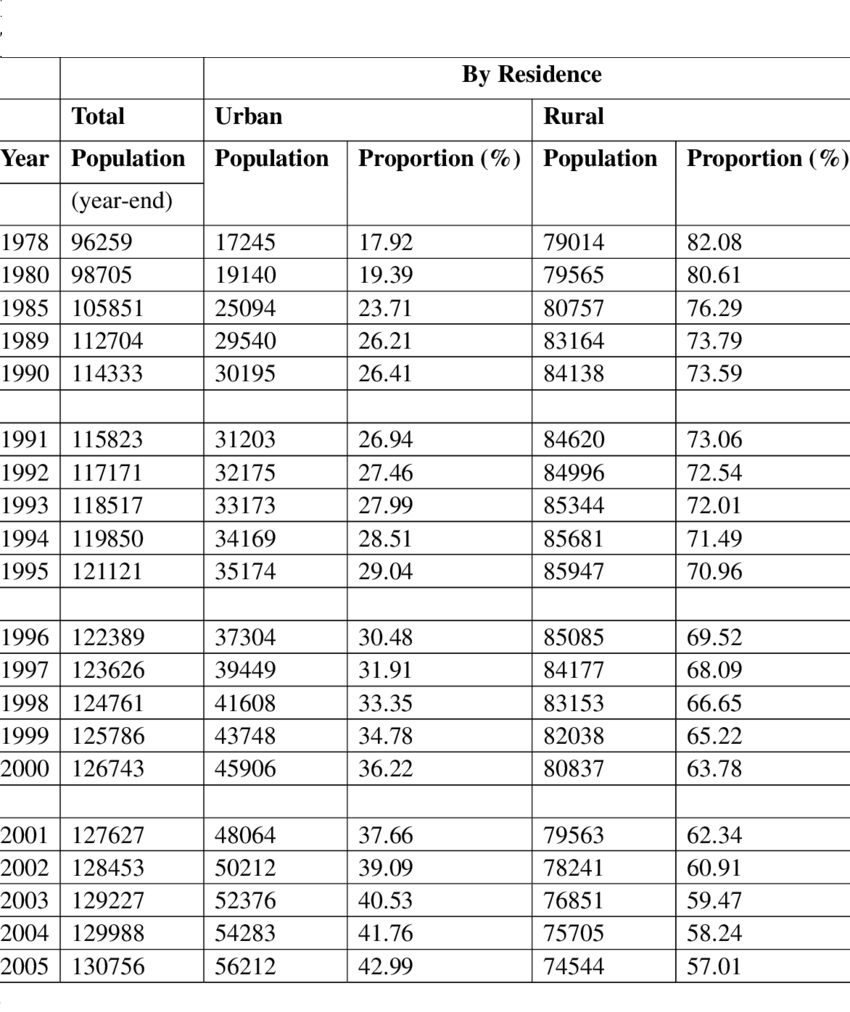
#> input picture assets/test.png, 850 x 1012 px, found by its file name
$ python vision_image_to_word_cpy.py
#> lines starting #> are read from the running program, lines starting #| are printed output that depends on the picture; after the words box and inside, x2 and y2 are one past the last pixel; in counts of white or black regions, pixels touching at a corner belong together
import cv2
import pytesseract
import numpy as np
pytesseract.pytesseract.tesseract_cmd=r'C:\\Program Files\\Tesseract-OCR\\tesseract.exe'
imageName='test.png'
img=cv2.imread(imageName)
#> img is the input picture: shape (1012, 850, 3); min 0, max 255, mean 234.6
if(img is not None):
    cv2.namedWindow('tune', flags=1)
    lineTune=100
    cl=100
    ch=100
    aperture=1


    gray = cv2.cvtColor(img,cv2.COLOR_BGR2GRAY)
    edges = None
    lines = None
    def onChange(a):
#> called with a = 0
        print('sdsndn')
        edges = cv2.Canny(gray,100,100,apertureSize = 3)
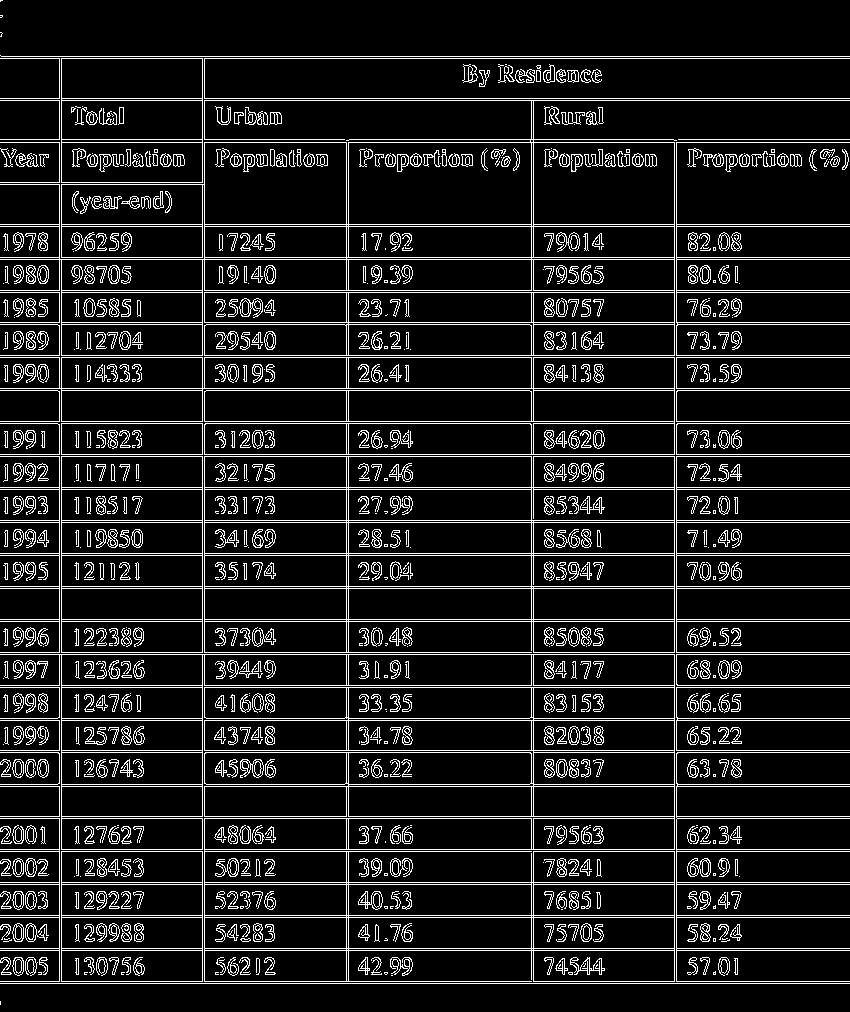
#> edges: shape (1012, 850); 11.4% white in thin lines or dots
        lines = cv2.HoughLines(edges,1,np.pi/180, 300)
#> lines = 69 rows, first 8: [61, 0], [202, 0], [204, 0], [59, 0], [533, 0], [531, 0], [983, 1.57], [56, 1.57]
        if lines is not None:
            img=cv2.imread(imageName)
            for el in lines:
                for r,theta in el:

                    # Stores the value of cos(theta) in a
                    a = np.cos(theta)

                    # Stores the value of sin(theta) in b
                    b = np.sin(theta)

                    # x0 stores the value rcos(theta)
                    x0 = a*r

                    # y0 stores the value rsin(theta)
                    y0 = b*r

                    # x1 stores the rounded off value of (rcos(theta)-1000sin(theta))
                    x1 = int(x0 + 1000*(-b))

                    # y1 stores the rounded off value of (rsin(theta)+1000cos(theta))
                    y1 = int(y0 + 1000*(a))

                    # x2 stores the rounded off value of (rcos(theta)+1000sin(theta))
                    x2 = int(x0 - 1000*(-b))

                    # y2 stores the rounded off value of (rsin(theta)-1000cos(theta))
                    y2 = int(y0 - 1000*(a))

                    # cv2.line draws a line in img from the point(x1,y1) to (x2,y2).
                    # (0,0,255) denotes the colour of the line to be
                    #drawn. In this case, it is red.
                    cv2.line(img,(x1,y1), (x2,y2), (255,255,255),2)
#> this loop made 69 passes
#> el on passes 1 to 12: [[61, 0]], [[202, 0]], [[204, 0]], [[59, 0]], [[533, 0]], [[531, 0]], [[983, 1.57]], [[56, 1.57]], [[259, 1.57]], [[388, 1.57]], [[654, 1.57]], [[58, 1.57]]
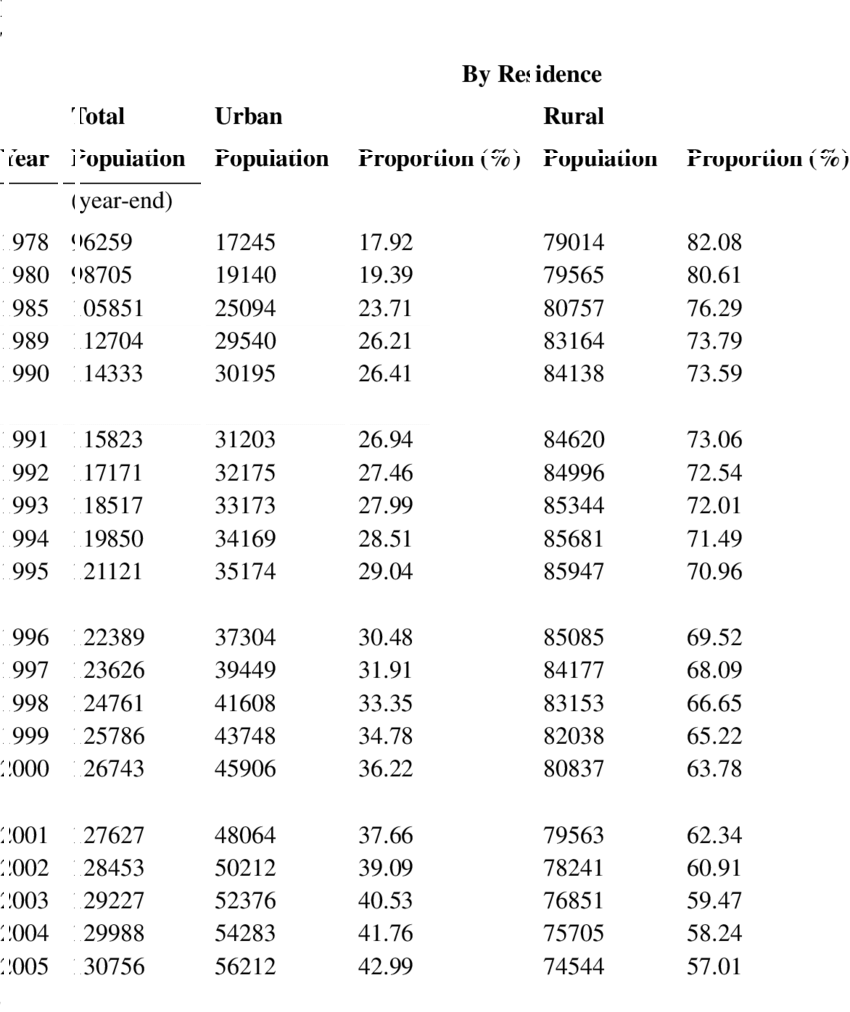
#> img: shape (1012, 850, 3); 9.96% of pixels changed, all inside (x1, y1, x2, y2) = (0, 55, 850, 984)
            cv2.imshow("edgeImage",edges)
            cv2.imshow("imgage",img)
    onChange(0)
    onChange(0)
#> the loop in onChange (call 2), `for el in lines:` made 69 passes
    cv2.imshow("imgage",img)
    while(1):
        if cv2.waitKey(1) & 0xFF == ord('q'):
#> (key q is pressed here)
            break

    cv2.destroyAllWindows()
#> (the run stopped early here; a loop or call above may not have finished)

$ run again, with assets/young1.png copied over assets/test.png
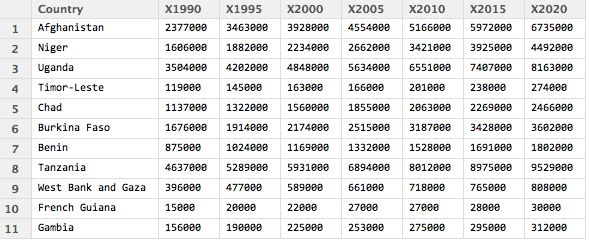
#> input picture assets/young1.png, 590 x 240 px, found by its file name
#> img is the input picture: shape (240, 590, 3); mean B, G, R 230.8, 230.6, 230.5
#> `gray = cv2.cvtColor(img,cv2.COLOR_BGR2GRAY)`:
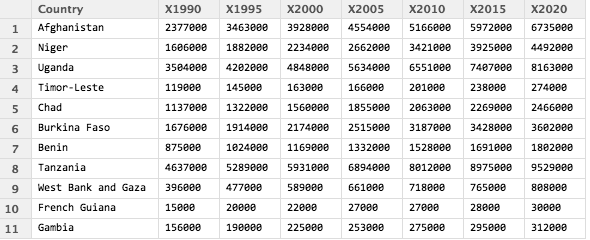
#> gray: shape (240, 590); min 0, max 255, mean 230.6
#> in onChange, `edges = cv2.Canny(gray,100,100,apertureSize = 3)`:
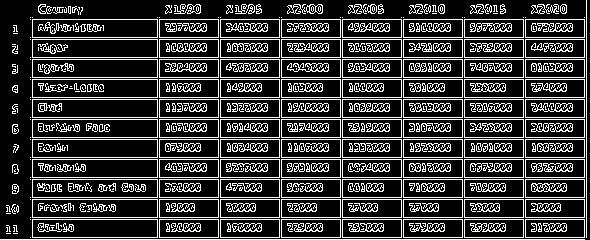
#> edges: shape (240, 590); 22.7% white in thin lines or dots
#> lines = 23 rows, first 8: [239, 1.57], [19, 1.57], [37, 1.57], [39, 1.57], [57, 1.57], [59, 1.57], [77, 1.57], [79, 1.57]
#> the loop in onChange, `for el in lines:` made 23 passes
#> the loop in onChange (call 2), `for el in lines:` made 23 passes
